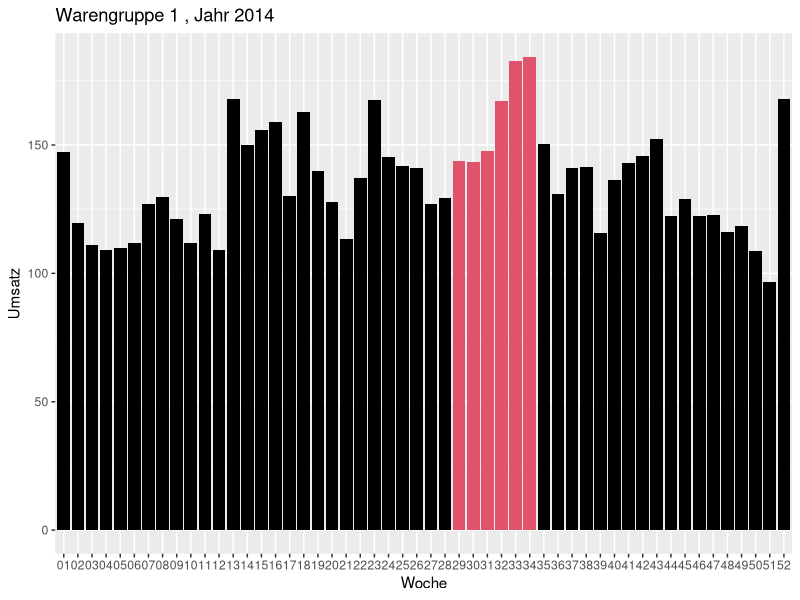
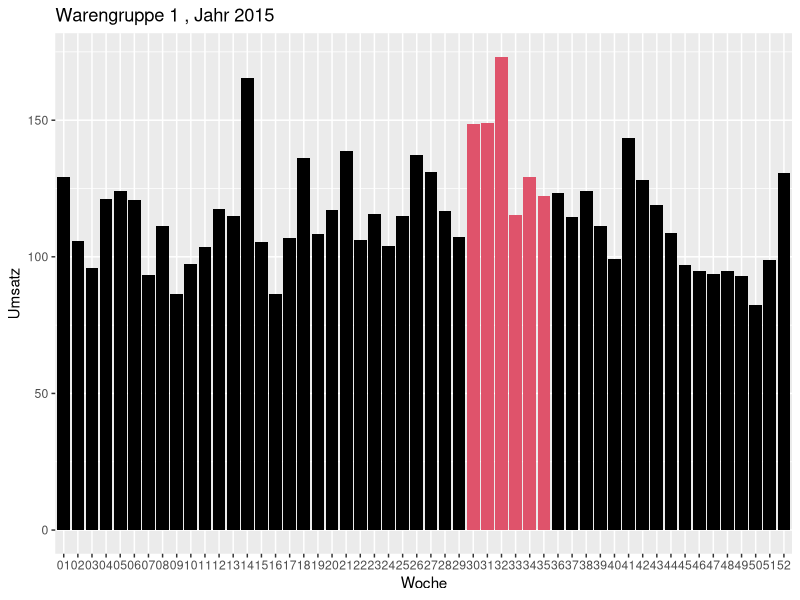
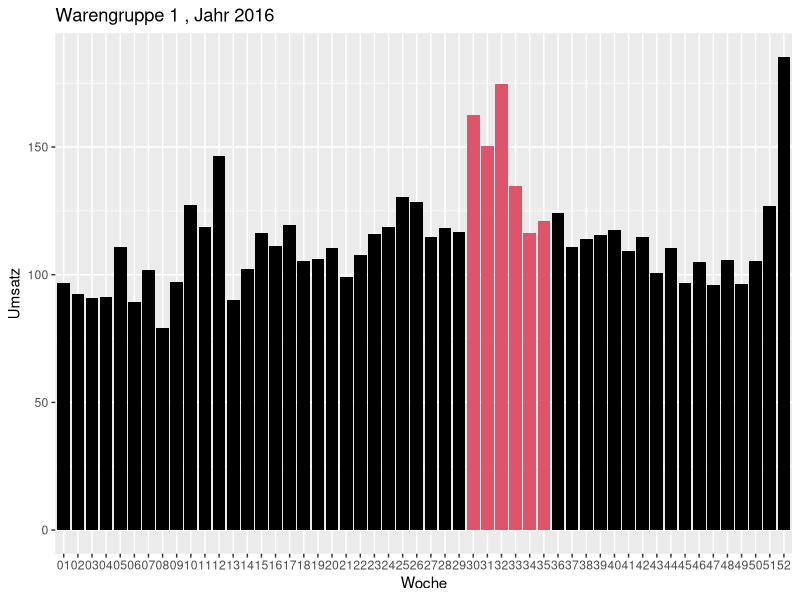
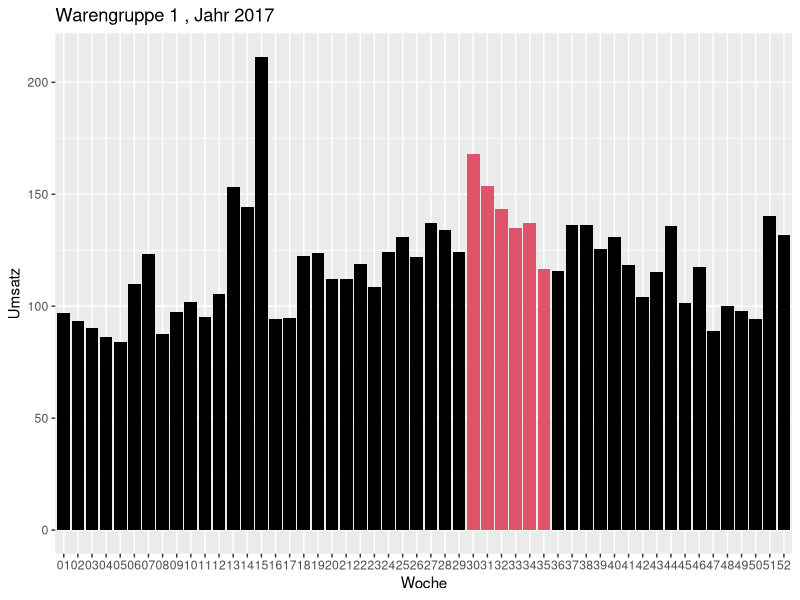
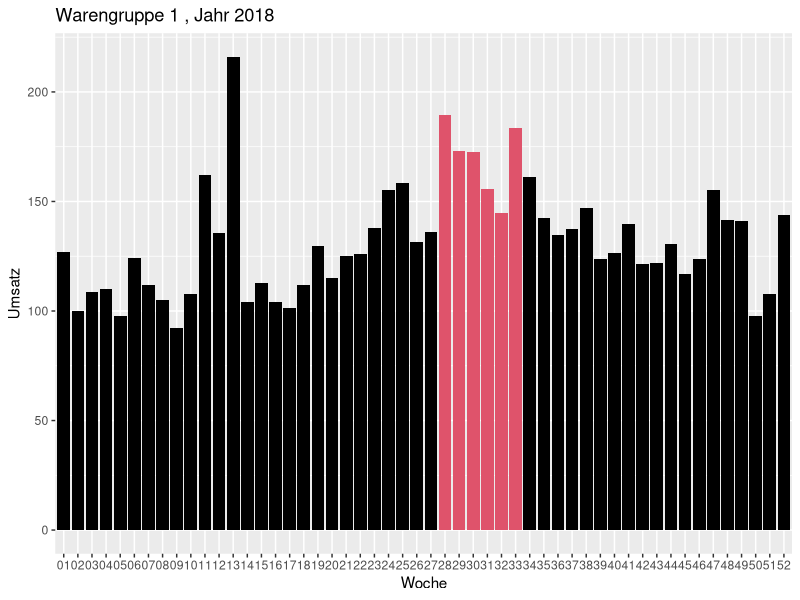

Write the R code that produced these figures, in order.
## ---- chunk 1
library(readr)
library(lubridate)
library(dplyr)
library(ggplot2)

#Laden der Daten und erstellen der benötigten Zeilen
umsatzdaten <- read_csv("umsatzdaten_gekuerzt.csv")
umsatzdaten$Jahr<- year(as.POSIXlt(umsatzdaten$Datum, format="%Y-%m-%d"))
umsatzdaten$Woche <- strftime(as.Date(umsatzdaten$Datum),format="%V")

#Erstellen der Daten zu Ferien
ferien_1=numeric(52)+1
for(j in 29:34){
  ferien_1[j]=2
}
ferien_234=numeric(52)+1
for(j in 30:35){
  ferien_234[j]=2
}
ferien_5=numeric(52)+1
for(j in 28:33){
  ferien_5[j]=2
}
ferien=cbind(ferien_1,ferien_234,ferien_234,ferien_234,ferien_5)

years=c(2014,2015,2016,2017,2018)
selected_group=1

for(i in 1:5){
  #Auswählen der Daten für passende Warengruppe, abschneiden der 53. Woche um Fehler zu vermeiden
  selected_data <- umsatzdaten$Warengruppe==selected_group  & umsatzdaten$Jahr==years[i] & umsatzdaten$Woche<53
  #Gruppieren nach Woche, berechnen der Durchschnitte
my_sum <- umsatzdaten[selected_data,] %>%
  group_by(Woche) %>%
  summarise(
    n=n(),
    mean=mean(Umsatz),
  )
  #Erstellen der Daten zum Darstellen
  plot_data=data.frame(Woche=my_sum$Woche,umsatz=my_sum$mean) 
    #Erstellen des Plots, Füllfarbe der Ferien
    plot<-ggplot(data=plot_data, aes(x=Woche,y=umsatz))+ geom_bar(stat="identity", position=position_dodge(),fill=ferien[,i])+ labs(x="Woche",y="Umsatz", title = paste("Warengruppe",selected_group,", Jahr",years[i]))
  print(plot)
}



